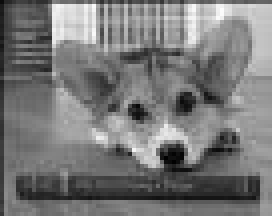
#> input picture ECE 311/Lab7/small-img.jpg, 68 x 54 px (shown 4 times larger)
$ jupyter execute --allow-errors Lab7.ipynb   (shell and % lines are left out)
#> lines starting #> are read from the running program, lines starting #| are printed output that depends on the picture
# Lab 7: Multirate Signal Processing and Signal Processing Applications
## Due Date: 12/4 @11:59pm

We will primarily focus on multirate signal processing - upsampling and downsampling - in this lab. We will wrap up the lab with a look at a signal processing application beyond the scope of ECE 310, but of interest in future signal processing courses.

## Multirate Signal Processing

In many signal processing applications, we would like to change the sampling rate of our digital system. This could mean either reducing or increasing our effective sampling rate. One possibility is to perform digital-to-analog (D/A) conversion, then resample our signal in the time domain to the desired rate. However, this process requires access to the desired resampling circuitry in addition to potential artifacts introduced by the D/A conversion and quantization effects when resampling the signal.

The preferred method is to perform rate conversion in the discrete sample domain. We may increase our sampling rate via a process known as upsampling or interpolation, while we may decrease our sampling rate using downsampling or decimation. In the following background sections, we will discuss the mathematical construction of upsampling and downsampling, and also discuss some practical considerations that must be made when working on multirate signal processing.

## Upsampling

Upsampling (or interpolation) by an integer factor of $U$ is accomplished by interpolating $U-1$ zeros after every entry in our original sequence. Let $x[n]$ be our original signal. Then our upsampled signal $y[n]$ will be as follows:

$$
y[n] = \begin{cases}
x\left[\frac{n}{U}\right],\quad n = \pm U, 2U, \ldots, kU\\
0, \quad \textrm{else}\\
\end{cases}
$$

$$
y[n] = \left[x[0]\quad\underbrace{0\quad 0\quad\ldots\quad0}_{U-1\textrm{ zeros}}\quad x[1]\quad\underbrace{0\quad 0\quad\ldots\quad0}_{U-1\textrm{ zeros}}\quad x[2]\quad\ldots\quad\right]
$$

The resulting DTFT for $y[n]$ may be derived as follows:

$$
Y_d(\omega) = \sum_{n=-\infty}^\infty y[n]e^{-j\omega n}
$$

$$
= \sum_{n=-\infty}^\infty x[n] e^{-j\omega nU}
$$

$$
Y_d(\omega) = X_d(U\omega).
$$

The second line above follows from the definition of $y[n]$ since the $n$'th value of $x[n]$ is actually the $Un$'th value of $y[n]$ and all other values of $y[n]$ are zero. Thus we see the resulting spectrum will be "compressed" along the frequency axis by a factor of $U$ while maintaining the same height. The issue here is that some of our adjacent $2\pi$ periodic copies of $X_d(\omega)$ will cross over into the central copy of $Y_d(\omega)$ after upsampling. This is readily apparent when we check that $Y_d(\pi) = X_d(\pi U)$, which must be greater than the $\pi$ limits of our central copy.

The simple solution is to place a low-pass filter after our upsampler to make sure we only extract the frequencies corresponding to the central copy of our original spectrum. We see that the bandwidth of this filter should be such that our cutoff frequency $\omega_c$ maps to $\pi$ in our original specturm $X_d(\omega)$. Thus, we would like $\omega_c = \frac{\pi}{U}$. Formally, our low-pass filter $A(\omega)$ will be given by

$$
A(\omega) = \begin{cases}
1, \quad |\omega| \leq \frac{\pi}{U}\\
0, \quad \frac{\pi}{U} < |\omega| \leq \pi\\
\end{cases}.
$$

This low-pass filter accomplishes the very important task of interpolating over the zeros we placed in between our original signal values. Think of the low-pass filter as "filling in the blanks" or inferring the newly interpolated information. In summary, upsampling by a factor $U$ involves interpolating $U-1$ zeros between each sample in our original signal and then low-pass filtering with a cutoff frequency of $\frac{\pi}{U}$ to prevent the inclusion of spurious frequencies presented by adjacent DTFT copies in the original signal.

## Downsampling

Downsampling (or decimation) by an integer factor $D$ is performed by only keeping every $D$'th sample in the original signal. Let $x[n]$ be our original signal. Our downsampled signal $y[n]$ is given by

$$
y[n] = x[Dn]
$$

$$
y[n] = \left[x[0]\quad x[D]\quad x[2D]\quad\ldots\quad\right]
$$

We will skip the derivation of $Y_d(\omega)$ since it is more involved than the derivation for the interpolation case. Refer to your ECE 310 textbook for the full details. The DTFT of our decimated signal $Y_d(\omega)$ is given by

$$
Y_d(\omega) = \frac{1}{D}\sum_{k=0}^{D-1}X_d\left(\frac{\omega - 2\pi k}{D}\right).
$$

Qualitatively, we see that the input spectrum will be scaled down by a factor of $\frac{1}{D}$ and the frequency axis is stretched by a factor of $D$. It is very important, however, to note that the above form assumes an appropriate anti-aliasing filter has been applied to the input signal prior to decimation. What should this filter look like? The anti-aliasing filter should remove all frequencies that would push into adjacent DTFT copies after decimation and cause aliasing. We know that the frequency axis will expand by a factor of $D$; thus, we know any frequencies beyond $\frac{\pi}{D}$ would stretch beyond $\pi$ and alias. Consequently, our anti-aliasing filter $H(\omega)$ should have the following form:

$$
H(\omega) = \begin{cases}
1, \quad |\omega| \leq \frac{\pi}{D}\\
0, \quad \frac{\pi}{D} < |\omega| \leq \pi\\
\end{cases}.
$$

We observe that if we have a multirate signal processing system that interpolates and decimates by the same factor, we will be able to use one filter for both upsampling and downsampling! The difference, of course, is that we filter before decimation and after interpolation. In summary, downsampling by a factor of $D$ requires us to first apply a low-pass anti-aliasing filter with cutoff frequency $\frac{\pi}{D}$ then discard (or decimate) every sample that is not located at a multiiple of $D$.

## Rate Conversion by $\frac{U}{D}$

One final topic we should mention is the concatenation of multiple rate conversion systems to achieve an arbitrary sampling rate. Suppose we would like to increase our sampling rate by a non-integer factor like $\frac{4}{3}$. How can you interpolate $\frac{1}{3}$ of a zero? You cannot! Instead, we may accomplish this new sampling rate by first upsampling by a factor of 4, then downsampling by a factor of 3. Furthermore, note that in this case the post-interpolation filter will have a cutoff frequency of $\frac{\pi}{4}$ and thus eliminate the need for our anti-aliasing filter before decimation since $\frac{\pi}{4}<\frac{\pi}{3}$! We may achieve any new sampling rate by the same procedure with appropriate anti-aliasing filters.

[cell 1]
#import libraries
import numpy as np
import matplotlib.pyplot as plt

from scipy import signal
from skimage.io import imread
from skimage.io import imsave

#Provided function with triangle magnitude spectrum
def toy_signal(w_c):
    N = 1000
    gain = 2*np.pi/w_c
    return gain * np.array([(np.sin(w_c/2*(n+1))/(np.pi*(n+1)))**2 if n+1 != 0 else (w_c/(2*np.pi))**2 for n in range(-N,N+1)])

# Exercise 1: Upsampling

We will begin by exploring and verifying the above theoretical discussion regarding upsampling.

a. Fill in the below function $\textrm{upsample}(U,x)$ to perform interpolation by a factor of $U$ on an input signal $x$. Verify your function correctly interpolates zeros by printing the provided test signal before and after upsampling for some integer $U$.

b. The provided function $\textrm{toy_signal}(\omega_c)$ creates a toy signal that has a triangular magnitude response with bandwidth $\omega_c$. More precisely, if our toy signal is given by $x$, the magnitude of the DTFT of this toy signal will be

$$
|X_d(\omega)| = \begin{cases}
-\left|\frac{\omega}{\omega_c}\right| + 1\,\quad |\omega| \leq \omega_c\\
0,\quad \omega_c \leq |\omega| \leq \pi\\
\end{cases}.
$$

Use the provided toy signal function to create a signal with bandwidth $\frac{\pi}{2}$ ($\omega_c = \frac{\pi}{2}$). Upsample this toy signal by a factor of $U=3$. Plot the magnitude of the FFT of the original and upsampled toy signals on separate subplots using $\textrm{np.fft.fft()}$. Hint: use $\textrm{np.fft.fftshift()}$ to zero-center the frequency spectrum and $\textrm{np.linspace()}$ to create your frequencies from $-\pi$ to $\pi$ for plotting.

c. Fill in the below function $\textrm{lowpass}(C)$ to create an appropriate low-pass filter that should follow interpolation by a factor of $C$. You may use $\textrm{signal.remez()}$ like in Lab 6 for Parks-McClellan filter design of a length 50 filter. You may also assume a transition bandwidth of $\frac{\pi}{10}$ (0.1 in normalized frequency). Apply your low-pass filter to your upsampled toy signal from part 1.(b). Plot the magnitude of the FFT of the filtered signal to verify the spurious DTFT copies have been removed by your filter. $\textbf{Note that this filtering function will also work as an anti-aliasing filter for decimation by a factor of } D$.

[cell 2]
# Fill in this function for part 1.a:
def upsample(U, x):
#> called with U = 2, x = array of shape (6,)
    N=np.size(x)
    upsampled=np.zeros(U*N)
    for i in range(N):
        upsampled[i*U]=x[i]
    return upsampled

# Fill in this function for part 1.c:
def lowpass(C):
    lpf_bands = [0, 1/C-1/20, 1/C+1/20, 1]
    lpf_desired = [1, 0] # gain of one for passband, gain of zero for stopband
    N=50
    lpf = signal.remez(N, lpf_bands, lpf_desired, fs=2)
    return lpf

# Test code for part 1.a:
test_signal = np.array([1, 2, 3, 4, 5, 6])
result=upsample(2,test_signal)
print(result)

# Code for part 1.b:
w_c=np.pi/2
U=3
toy=toy_signal(w_c)
Toy=np.fft.fft(toy)
Toy=np.fft.fftshift(Toy)

plt.figure(figsize=(10,10))
plt.subplot(211)
w=np.linspace(-np.pi,np.pi,np.size(Toy))
plt.plot(w,np.abs(Toy))
plt.title("The Magnitude of Toy Signal")
plt.xlabel("w")
plt.ylabel("Magnitude")


toy_upsample=upsample(U,toy)
Toy_upsample=np.fft.fft(toy_upsample)
Toy_upsample=np.fft.fftshift(Toy_upsample)
w=np.linspace(-np.pi,np.pi,np.size(Toy_upsample))

plt.subplot(212)
plt.plot(w,np.abs(Toy_upsample))
plt.title("The Magnitude of Upsampled Toy Signal")
plt.xlabel("w")
plt.ylabel("Magnitude")

# Code for part 1.c:

low_sig = signal.lfilter(lowpass(3), [1, 0], toy_upsample)
Toy_upsample_fil=np.fft.fft(low_sig)
Toy_upsample_fil=np.fft.fftshift(Toy_upsample_fil)
w=np.linspace(-np.pi,np.pi,np.size(Toy_upsample_fil))
plt.figure()
plt.plot(w,np.abs(Toy_upsample_fil))
plt.title("The Magnitude of Upsampled Toy Signal after LPF")
plt.xlabel("w")
plt.ylabel("Magnitude")
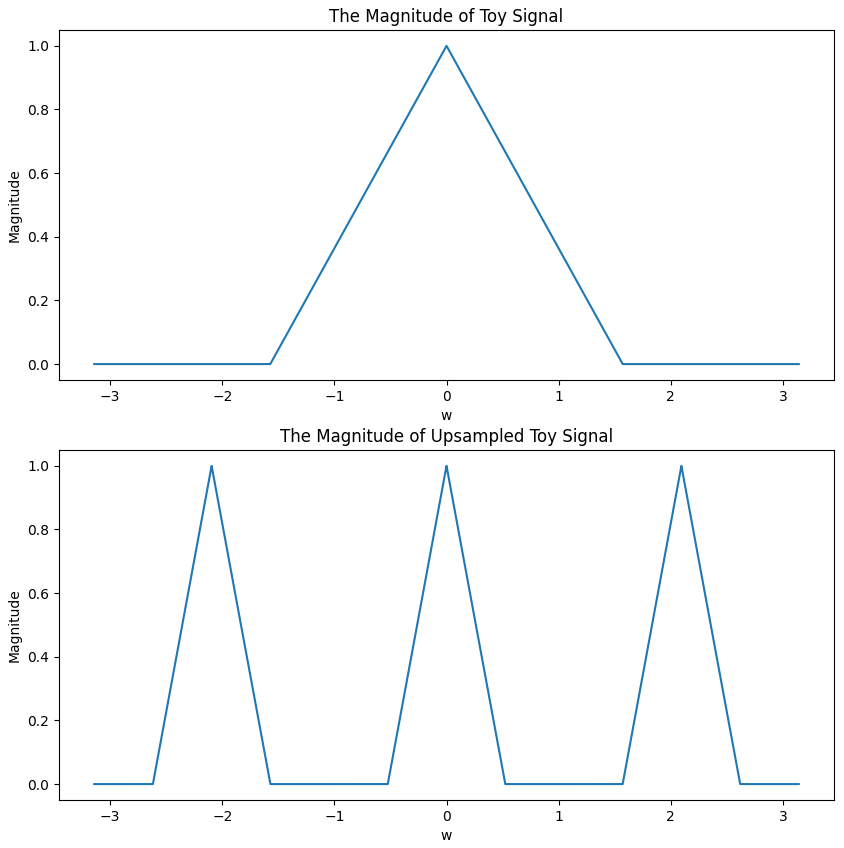
#> figure drawn by matplotlib, 2 panels; panel 1: curve peaks at x = 0, y = 1; panel 2: curve peaks at x = 0, y = 1
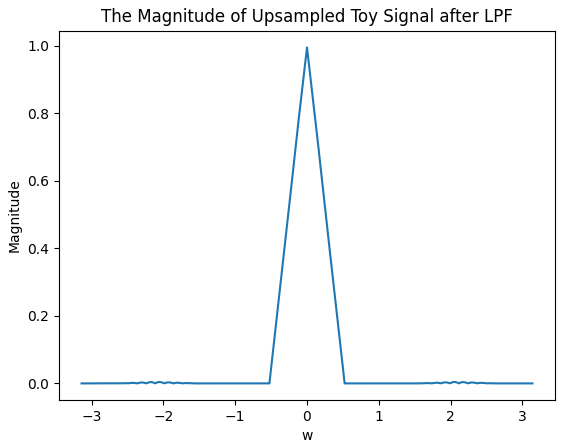
#> figure drawn by matplotlib, 1 panel; curve peaks at x = 0, y = 0.995

# Exercise 2: Downsampling

Now we will turn our attention to downsampling.

a. Fill in the below function $\textrm{downsample}(D, x)$ to perform decimation by a factor of $D$ on an input signal $x$. Verify your function correctly decimates by printing the provided test signal before and after downsampling for some integer $D$.

b. Use the provided toy signal function to create a signal with bandwidth $\frac{\pi}{2}$. Downsample this toy signal by a factor of $D=2$. Plot the magnitude of the FFT of the original and downsampled toy signals on separate subplots using $\textrm{np.fft.fft()}$ (do not forget to use $\textrm{np.fft.fftshift()}$ to center you FFT!). Do not worry about anti-aliasing filtering for now.

c. Use the provided toy signal function to create a signal with bandwidth $\frac{\pi}{2}$. Downsample this toy signal by a factor of $D=3$. Plot the magnitude of the FFT of the original and downsampled toy signals on separate subplots using $\textrm{np.fft.fft()}$. Do not worry about anti-aliasing filtering. Explain what is happening in the magnitude of the decimated signal's FFT. **Note: pay attention to the y-axis scaling when comparing parts (b) and (c), i.e. consider using plt.ylim() to set the y-axis ranges.**

d. Finally, let's use our upsampling, downsampling, and filtering functions to perform sampling rate conversion by a factor of $\frac{3}{5}$. This may be accomplished with two different schemes: downsampling followed by upsampling or upsampling followed by downsampling. These two schemes are not necessarily equivalent for a given input signal! Perform sampling rate conversion by a factor of $\frac{3}{5}$ using both schemes on a toy signal with bandwidth $\frac{\pi}{2}$. Plot the magnitude of the FFT for the final system output for each scheme. What are the differences between the two outputs? Which scheme do you think works best? Why? Note: remember to apply appropriate anti-aliasing and post-interpolation filters before and after downsampling and upsampling, respectively!

[cell 3]
# Fill in this function for part 2.a:
def downsample(D, x):
    downsampled = [x[i] for i in range(len(x)) if (i % D == 0)]
    return downsampled

# Test code for part 2.a:
test_signal = np.array([1, 2, 3, 4, 5, 6])
test=downsample(4,test_signal)
print(test)

# Code for part 2.b:
sig_toy = toy_signal(np.pi/2)
fft_ori = np.fft.fftshift(np.fft.fft(sig_toy))
dosam_toy = downsample(2, sig_toy)
fft_dos = np.fft.fftshift(np.fft.fft(dosam_toy))
w_ori = np.linspace(-np.pi, np.pi, len(fft_ori))
w_dos = np.linspace(-np.pi, np.pi, len(fft_dos))
plt.figure(figsize = (16, 5))
plt.suptitle('Magnitude Response of FFT of the Origin and $D = 2$ Downsampled Signal')
plt.subplot(121)
plt.plot(w_ori, abs(fft_ori))
plt.title('Origin Signal')
plt.xlabel(r'$\omega$')
plt.ylabel('Magnitude')
plt.subplot(122)
plt.plot(w_dos, abs(fft_dos))
plt.title('Downsampled Signal')
plt.xlabel(r'$\omega$')
plt.ylabel('Magnitude')


# Code for part 2.c:
dosam_toy_3 = downsample(3, sig_toy)
fft_dos_3 = np.fft.fftshift(np.fft.fft(dosam_toy_3))
w_dos_3 = np.linspace(-np.pi, np.pi, len(fft_dos_3))
plt.figure(figsize = (16, 5))
plt.suptitle('Magnitude Response of FFT of the Origin and $D = 3$ Downsampled Signal')
plt.subplot(121)
plt.plot(w_ori, abs(fft_ori))
plt.title('Origin Signal')
plt.xlabel(r'$\omega$')
plt.ylabel('Magnitude')
plt.subplot(122)
plt.plot(w_dos_3, abs(fft_dos_3))
plt.title('Downsampled Signal')
plt.xlabel(r'$\omega$')
plt.ylabel('Magnitude')

# Code for part 2.d:

lpf_3 = lowpass(3)
lpf_5 = lowpass(5)

filt_toy_sig = sig_toy
# filt_toy_sig = signal.filtfilt(lpf_3, 1, sig_toy)
up_sig = upsample(3, filt_toy_sig)
up_sig = signal.filtfilt(lpf_3, 1, up_sig)
up_down = downsample(5, up_sig)
# up_down = signal.filtfilt(lpf_5, 1, up_down)
up_down_fft = np.fft.fftshift(np.fft.fft(up_down))
w_ud = np.linspace(-np.pi, np.pi, len(up_down_fft))

filt_toy_sig = sig_toy
filt_toy_sig = signal.filtfilt(lpf_5, 1, sig_toy)
down_sig = downsample(5, filt_toy_sig)
#down_sig = signal.filtfilt(lpf_5, 1, down_sig)
down_up = upsample(3, down_sig)
down_up = signal.filtfilt(lpf_3, 1, down_up)
down_up_fft = np.fft.fftshift(np.fft.fft(down_up))
w_du = np.linspace(-np.pi, np.pi, len(down_up_fft))
plt.figure(figsize = (16, 5))
plt.suptitle('Magnitude Response of Sampled Signal')
plt.subplot(121)
plt.plot(w_ud, abs(up_down_fft))
plt.title('Up - Down')
plt.xlabel(r'$\omega$')
plt.ylabel('Magnitude')
plt.subplot(122)
plt.plot(w_du, abs(down_up_fft))
plt.title('Down - Up')
plt.xlabel(r'$\omega$')
plt.ylabel('Magnitude')

## Comments here

Part 2(c):

The magnitude will decrease by 1/3 since $$
Y_d(\omega) = \frac{1}{D}\sum_{k=0}^{D-1}X_d\left(\frac{\omega - 2\pi k}{D}\right).
$$

Part 2(d):

The aliasing degree of Up-then-down is smaller than that of Down-then-up, that is, the Up-then-down signal has a wider shape, with less obvious small side lobes.

The Up-then-down signal should be better.

Reason: Up-then-down scheme would not remove some cruical data which happens in down-sample process, and this would cause aliasing in final result.

## Image Resizing

One common application of multirate signal processing is image resizing. Have you ever considered what happens when you stretch or shrink an image while placing images in a document? This operation extends our previous discussion of decimation and interpolation to two dimensions. For this lab, we will focus on increasing the size of a small image.

To upsample an image, we interpolate zeros like we would for a 1D signal, except we now do this is along both the rows and columns. In this exercise, we assume we will upsample by the same factor for both rows and columns (maintain aspect ratio) though it is not difficult to extend these concepts to unique scaling for rows and columns. Consider the following example where $x$ is our original image and $y$ is the result of upsampling by a factor of two along the rows and columns:

$$
x = \begin{bmatrix}
1 & 9 & 5\\
5 & 3 & 5\\
7 & 9 & 1\\
\end{bmatrix}\quad
y = \begin{bmatrix}
1 & 0 & 9 & 0 & 5 & 0\\
0 & 0 & 0 & 0 & 0 & 0\\
5 & 0 & 3 & 0 & 5 & 0\\
0 & 0 & 0 & 0 & 0 & 0\\
7 & 0 & 9 & 0 & 1 & 0\\
0 & 0 & 0 & 0 & 0 & 0\\
\end{bmatrix}
$$

### Nearest Neighbor Interpolation
After upsampling our image, we must consider how we can fill in these new blank values. We will consider two options in this lab: nearest neighbor and bilinear intperpolation. Nearest neighbor interpolation works based on the simple assumption that the nearest original pixel is the best guess for the interpolated pixel. The assignment rule is as follows

$$
y(i,j) = x\left(\left\lfloor \frac{i}{U} \right\rfloor,\left\lfloor \frac{j}{U} \right\rfloor\right),
$$

$$
\textrm{1D Example:}\quad \begin{bmatrix}
1 & 0 & 0 & 10 & 0 & 0 & 4 & 0 & 0\\
\end{bmatrix} \rightarrow \textrm{nearest neighbor interpolation}\rightarrow
\begin{bmatrix}
1 & 1 & 1 & 10 & 10 & 10 & 4 & 4 & 4\\
\end{bmatrix}
$$

where $U$ is our upsampling factor and $\lfloor\cdot\rfloor$ is the floor operator. If we apply nearest neighbor interpolation to our upsampled image $y$, we have the following interpolated image $z_{nn}$:

$$
z_{nn} = \begin{bmatrix}
1 & 1 & 9 & 9 & 5 & 5\\
1 & 1 & 9 & 9 & 5 & 5\\
5 & 5 & 3 & 3 & 5 & 5\\
5 & 5 & 3 & 3 & 5 & 5\\
7 & 7 & 9 & 9 & 1 & 1\\
7 & 7 & 9 & 9 & 1 & 1\\
\end{bmatrix}.
$$

### Bilinear Interpolation
Bilinear interpolation is a little more complicated. Let's first consider linear interpolation in one dimension. Linear interpolation makes the assumption that adjacent original values may be connected with a straight line. The interpolated values will be assigned according to the value of the line at that interpolation location. We have actually already had experience with linear interpolation. When we plot lines in Python using Matplotlib, the points are connected using linear interpolation! Let's consider a toy 1D example of linear interpolation on a signal $a$:

$$
a = \begin{bmatrix}
1 & 0 & 0 & 10 & 0 & 0 & 4 & 0 & 0\\
\end{bmatrix} \rightarrow \textrm{linear interpolation}\rightarrow
\begin{bmatrix}
1 & 4 & 7 & 10 & 8 & 6 & 4 & \frac{4}{3} & \frac{2}{3}\\
\end{bmatrix}
$$

Mathematically, if we would like to interpolate between indices $i$ and $j$ in our toy signal $a$ at index $k$ such that $i < k < j$, we will assign the value at $k$ as follows (assuming upsampling by $U$):

$$
\large{a[k] = \underbrace{(k-i)}_{\Delta x} \cdot \underbrace{\frac{a[j] - a[i]}{U}}_{\frac{\Delta y}{\Delta x}\textrm{ or slope}} + \underbrace{a[i]}_{\textrm{offset/intercept}}}.
$$

This equation should remind you of an equation of a line where we have a slope, intercept, and an independent variable in the distance from the first index $i$. Now if we would like to expand linear interpolation to become bilinear interpolation, we may simply perform linear interpolation at each row and at each column: the order does not matter! The below figure demonstrates bilinear interpolation via rows-then-colums and columns-then-rows to verify they produce the same result. $\textbf{Note that we will assume any values outside the image are zero!}$

$$
y = \begin{bmatrix}
1 & 0 & 9 & 0 & 5 & 0\\
0 & 0 & 0 & 0 & 0 & 0\\
5 & 0 & 3 & 0 & 5 & 0\\
0 & 0 & 0 & 0 & 0 & 0\\
7 & 0 & 9 & 0 & 1 & 0\\
0 & 0 & 0 & 0 & 0 & 0\\
\end{bmatrix} \rightarrow\textrm{rows}\rightarrow
\begin{bmatrix}
1 & 5 & 9 & 7 & 5 & 2.5\\
0 & 0 & 0 & 0 & 0 & 0\\
5 & 4 & 3 & 4 & 5 & 2.5\\
0 & 0 & 0 & 0 & 0 & 0\\
7 & 8 & 9 & 5 & 1 & 0.5\\
0 & 0 & 0 & 0 & 0 & 0\\
\end{bmatrix} \rightarrow\textrm{columns}\rightarrow
\begin{bmatrix}
1 & 5 & 9 & 7 & 5 & 2.5\\
3 & 4.5 & 6 & 5.5 & 5 & 2.5\\
5 & 4 & 3 & 4 & 5 & 2.5\\
6 & 6 & 6 & 4.5 & 3 & 1.5\\
7 & 8 & 9 & 5 & 1 & 0.5\\
3.5 & 4 & 4.5 & 2.5 & 0.5 & 0.25\\
\end{bmatrix}
$$

$$
y = \begin{bmatrix}
1 & 0 & 9 & 0 & 5 & 0\\
0 & 0 & 0 & 0 & 0 & 0\\
5 & 0 & 3 & 0 & 5 & 0\\
0 & 0 & 0 & 0 & 0 & 0\\
7 & 0 & 9 & 0 & 1 & 0\\
0 & 0 & 0 & 0 & 0 & 0\\
\end{bmatrix} \rightarrow\textrm{columns}\rightarrow
\begin{bmatrix}
1 & 0 & 9 & 0 & 5 & 0\\
3 & 0 & 6 & 0 & 5 & 0\\
5 & 0 & 3 & 0 & 5 & 0\\
6 & 0 & 6 & 0 & 3 & 0\\
7 & 0 & 9 & 0 & 1 & 0\\
3.5 & 0 & 4.5 & 0 & 0.5 & 0\\
\end{bmatrix}\rightarrow\textrm{rows}\rightarrow
\begin{bmatrix}
1 & 5 & 9 & 7 & 5 & 2.5\\
3 & 4.5 & 6 & 5.5 & 5 & 2.5\\
5 & 4 & 3 & 4 & 5 & 2.5\\
6 & 6 & 6 & 4.5 & 3 & 1.5\\
7 & 8 & 9 & 5 & 1 & 0.5\\
3.5 & 4 & 4.5 & 2.5 & 0.5 & 0.25\\
\end{bmatrix}
$$

# Exercise 3: Image Resizing

We have provided a small test image named ``small-img.jpg`` (shown below) that we would like to upsample.

a. Fill in the $\textrm{upsample_image}$ function below which will interpolate zeros to perform 2D upsampling. We will assume that we are upsampling our image by the same factor $U$ in both dimensions. You may re-use your $\textrm{upsample()}$ function from Exercise 1 or write new upsampling code here. Apply your upsampling code to the small image with $U=8$ and plot the result.

b. Fill in the $\textrm{nn()}$ function below, which performs nearest neighbor interpolation on an upsampled 1D-signal. Print the provided test signal and the result of applying your nearest neighbor interpolation function on the test signal. Hint: one possible solution is to convolve with a length $U$ filter. Consider what this filter may look like to perform nearest neighbor interpolation. Think about a zero-order hold!

c. Fill in the $\textrm{linear()}$ function below, which performs linear interpolation on an upsampled 1D-signal. Print the provided test signal and the result of applying your linear interpolation function on the test signal. Hint: one possible solution is to convolve with a length $2U-1$ filter. Consider what this filter may look like to perform linear interpolation. Think about a first-order hold!

d. Apply your nearest neighbor and linear interpolation functions to the your upsampled image. Note that you may simply apply each function along the rows and columns separately to perform 2D nearest neighbor inteprolation and bilinear interpolation. Plot the two resulting images and comment on the differences. We recommend you make two copies of the upsampled image to separate your nearest neighbor and bilinear inteprolation computation/results.

[cell 4]
# Fill in this function for part 3.a:
def upsample_image(U, img):
    n_rows, n_cols = img.shape
    up_img = np.zeros((n_rows*U, n_cols*U))
    up_img[::U, ::U] = img
    return up_img

# Fill in this function for part 3.b
# Assume x has already been upsampled
def nn(U, x):
    l = len(x)
    H = [1 for i in range(U)]
    x = np.convolve(x, H)
    return x[:l]
# Fill in this function for part 3.c:
# Assume x has already been upsampled
def linear(U, x):
    l = len(x)
    H = [(1 - abs(t - U)/U) for t in range(2*U + 1)]
    x = np.convolve(x, H)
    return x[U : U+l]
# Code for part 3.a:
small_img = imread('small-img.jpg')
#> small_img is the input picture: shape (54, 68); min 0, max 252, mean 120.1
up_img=upsample_image(3,small_img)
#> (the rest of the program and of its run is left out)
